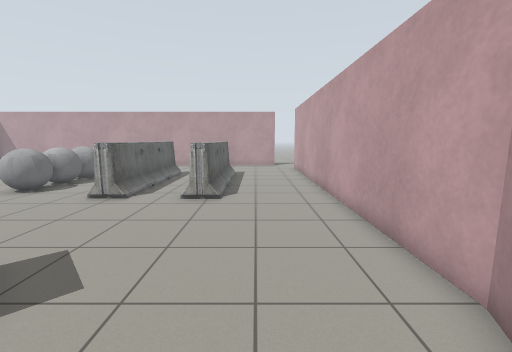
[1] (above)

17 first-person views from a walk through a robot-simulator world made for Gazebo. The camera is 1.2 m above the floor, tilts 8° down and sees 90° across. Floor lines are 1 m apart. The floor is counted in squares, 0.5 m on a side. Each view is taken from the middle of a square. On the plan, view 1 faces up. The plan holds only what a view shows up to about 17 squares ahead; the rest is blank. The robots in the file are not drawn.

[2]
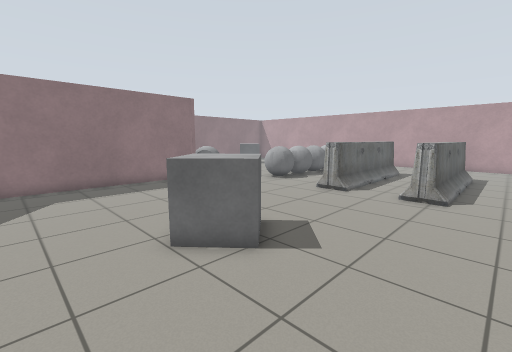

[3]
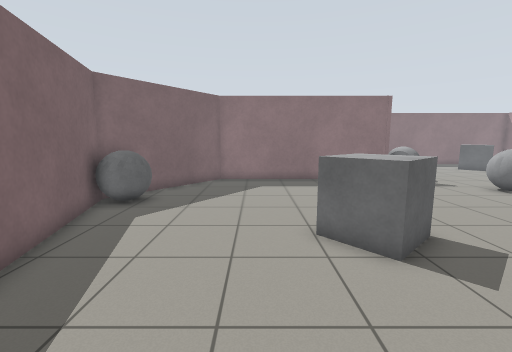

[4]
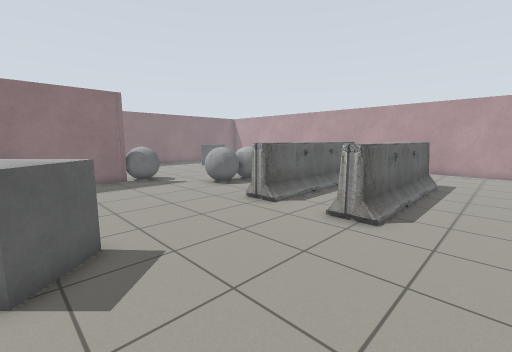

[5]
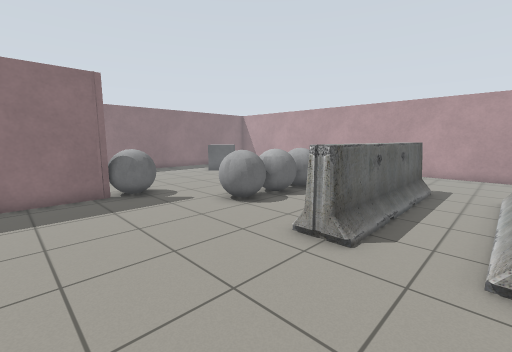

[6]
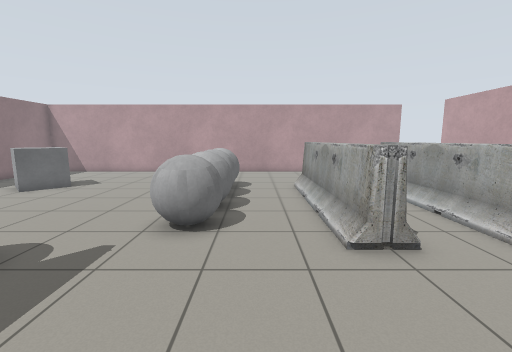

[7]
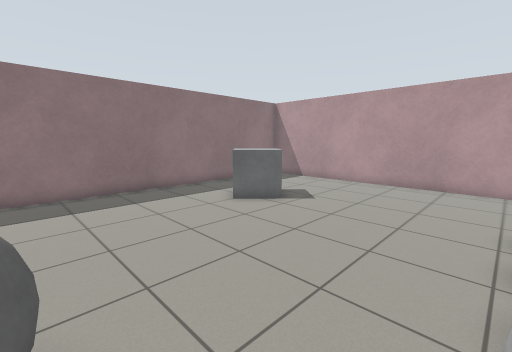

[8]
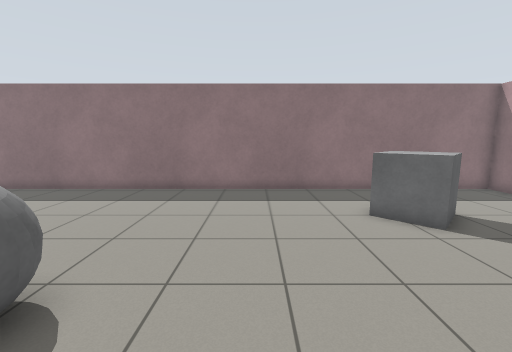

[9]
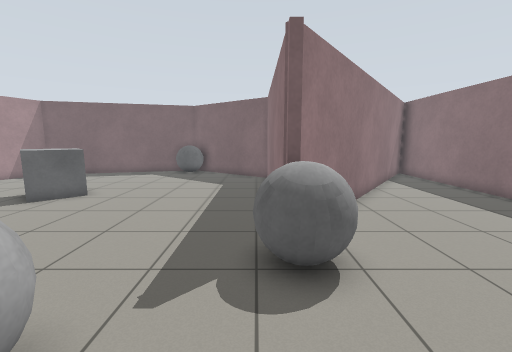

[10]
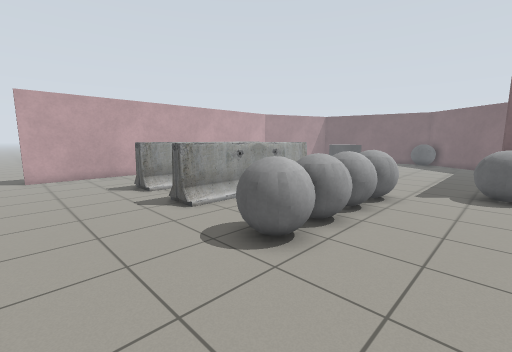

[11]
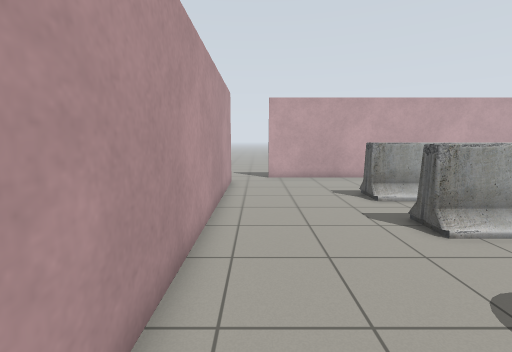

[12]
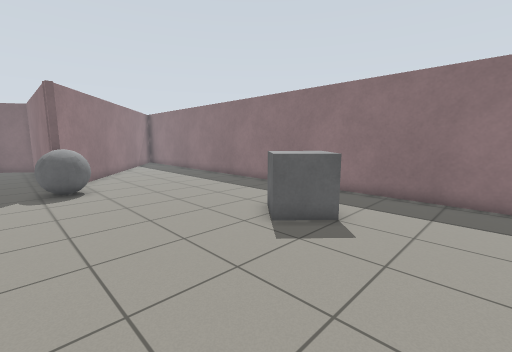

[13]
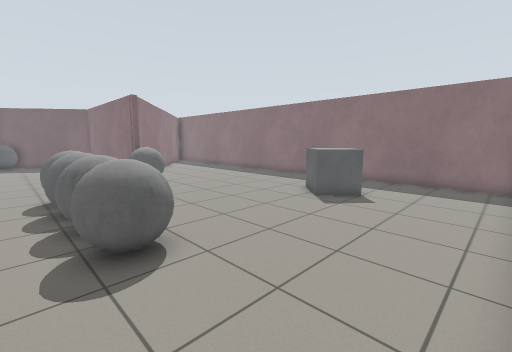

[14]
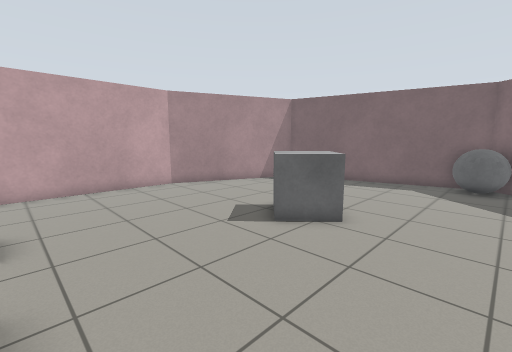

[15]
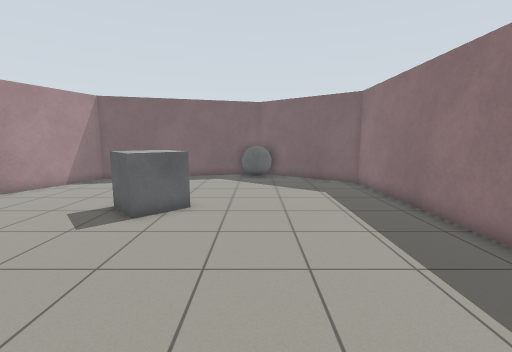

[16]
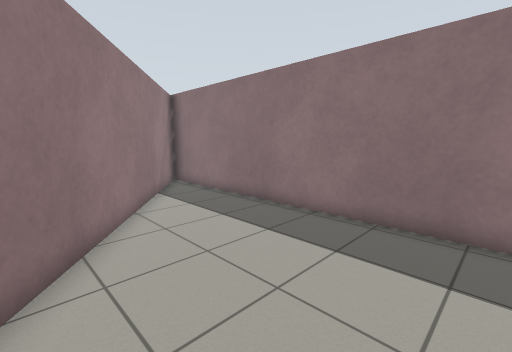

[17]
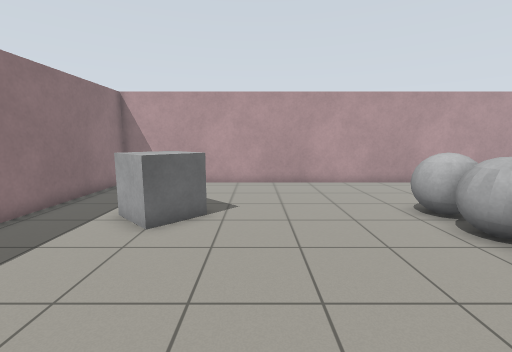

### Floor plan
Points are (right, up) in squares from view 1. A wall is a line through its corners. A room is listed if a view was taken in it or the views show most of it. See-through windows are left out.
Room 1 (views 1, 2, 3, 4, 5, 6, 7, 8, 9, 10, 11, 12, 13, 14, 15, 16, 17)
walls: (-15.1, 8.1) (-14.7, 8.1) (-14.7, -2.2) (-9.3, -6.2); (-8.5, -6.1) (0.4, -3.7) (3.3, 3.4) (3.3, 22.3); (1.7, 24.4) (-24.4, 24.4) (-24.4, -2.5); (-23, -2.6) (-15, 7.9)
ways out: opening at (3.7, 24.7)
objects: grey box (-21, 17) to (-19, 19); grey ball (-16, 9) to (-14, 10); grey ball (-12, 11) to (-10, 13); grey ball (-12, 14) to (-10, 15); grey ball (-12, 16) to (-10, 17); grey ball (-12, 18) to (-10, 19); grey ball (-10, -6) to (-8, -4); barrier (-7, 11) to (-6, 18); grey box (-6, 2) to (-4, 4); barrier (-3, 10) to (-2, 18)

Where each view was taken, in squares from view 1:
view 1: 0 up, 0 right, facing up
view 2: 1 down, 0 right, facing up-left
view 3: 0 up, 1 right, facing left
view 4: 3 up, 1 right, facing up-left
view 5: 5 up, 3 left, facing up-left
view 6: 5 up, 9 left, facing up
view 7: 10 up, 12 left, facing up-left
view 8: 13 up, 12 left, facing left
view 9: 14 up, 14 left, facing down
view 10: 23 up, 15 left, facing down-right
view 11: 23 up, 13 left, facing right
view 12: 23 up, 13 left, facing down-left
view 13: 24 up, 9 left, facing down-left
view 14: 10 up, 10 left, facing down-right
view 15: 12 up, 9 left, facing down
view 16: 10 up, 17 left, facing down-left
view 17: 10 up, 17 left, facing up
